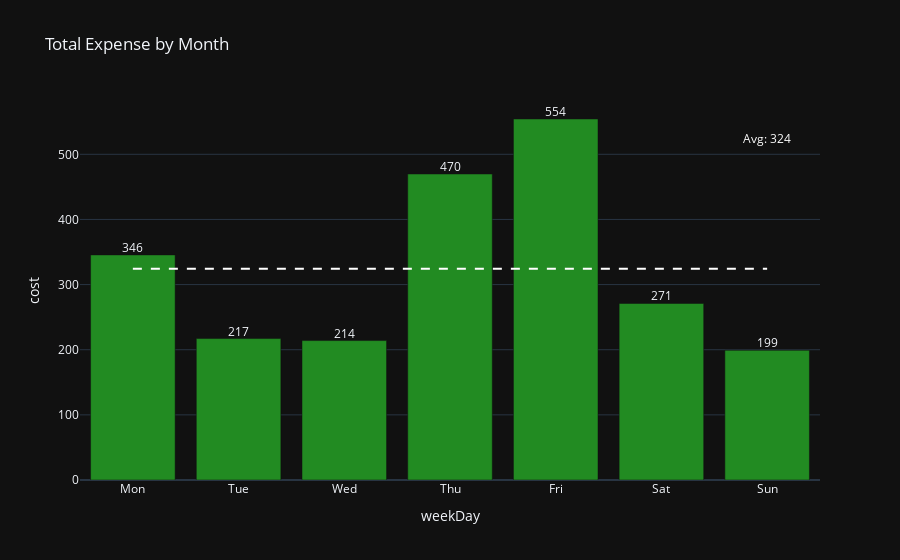

Notebook cell for this chart:
### Markdown cell above
# Day of week

### Code cell
import plotly.express as px

# Define the correct month order
month_order = ["Mon", 'Tue', 'Wed', 'Thu', 'Fri', 'Sat', 'Sun']

# Sort the dataframe by month number to ensure correct order

# df = df.filter(pl.col('controllable') > 0)

# gr = df.filter(pl.col('category') == 'gas')

gr = df.group_by(['weekDay']).agg(pl.sum("cost")) 

gr = gr.sort("weekDay")


# Create the plot with an explicit category order
fig = px.bar(gr.to_pandas(), x="weekDay", y="cost",
             title="Total Expense by Month",
             template='plotly_dark',
             color_discrete_sequence=['#228B22'],
             category_orders={"weekDay": month_order},)
            #  text_auto=True)  # This adds text labels on top of the bars

# # Add text labels for monthly totals
fig.add_trace(go.Scatter(
    x=gr["weekDay"], 
    y=gr["cost"],
    text=gr["cost"].to_pandas().round(0).astype(int),
    mode='text',  
    textposition="top center", 
    showlegend=False  # Hide legend for this trace
))

avg_cost = gr["cost"].mean()

fig.add_shape(
    type="line",
    x0=month_order[0], x1=month_order[-1],  # Span the full width
    y0=avg_cost, y1=avg_cost,  # Keep it at the average level
    line=dict(color="white", width=2, dash="dash")  # Customize the line style
)

# Add a text annotation to label the line
fig.add_annotation(
    x=month_order[-1], y=avg_cost + 200,
    text=f"Avg: {avg_cost:.0f}",  # Format to round off decimals
    showarrow=False,
    font=dict(size=12, color="white")
)

fig.show()

### Figure 1 — Plotly figure (JSON) as saved in the notebook; plotly's stock layout.template omitted (floating-point values rounded to 4 significant figures)
{"data": [{"alignmentgroup": "True", "hovertemplate": "weekDay=%{x}<br>cost=%{y}<extra></extra>", "legendgroup": "", "marker": {"color": "#228B22", "pattern": {"shape": ""}}, "name": "", "offsetgroup": "", "orientation": "v", "showlegend": false, "textposition": "auto", "type": "bar", "x": ["Fri", "Mon", "Sat", "Sun", "Thu", "Tue", "Wed"], "xaxis": "x", "y": [554.2, 345.6, 271.1, 199.1, 469.8, 217.1, 214.0], "yaxis": "y"}, {"mode": "text", "showlegend": false, "text": [554, 346, 271, 199, 470, 217, 214], "textposition": "top center", "type": "scatter", "x": ["Fri", "Mon", "Sat", "Sun", "Thu", "Tue", "Wed"], "y": [554.2, 345.6, 271.1, 199.1, 469.8, 217.1, 214.0]}], "layout": {"annotations": [{"font": {"color": "white", "size": 12}, "showarrow": false, "text": "Avg: 324", "x": "Sun", "y": 524.4}], "barmode": "relative", "legend": {"tracegroupgap": 0}, "shapes": [{"line": {"color": "white", "dash": "dash", "width": 2}, "type": "line", "x0": "Mon", "x1": "Sun", "y0": 324.4, "y1": 324.4}], "title": {"text": "Total Expense by Month"}, "xaxis": {"anchor": "y", "categoryarray": ["Mon", "Tue", "Wed", "Thu", "Fri", "Sat", "Sun"], "categoryorder": "array", "domain": [0, 1], "title": {"text": "weekDay"}}, "yaxis": {"anchor": "x", "domain": [0, 1], "title": {"text": "cost"}}}}
